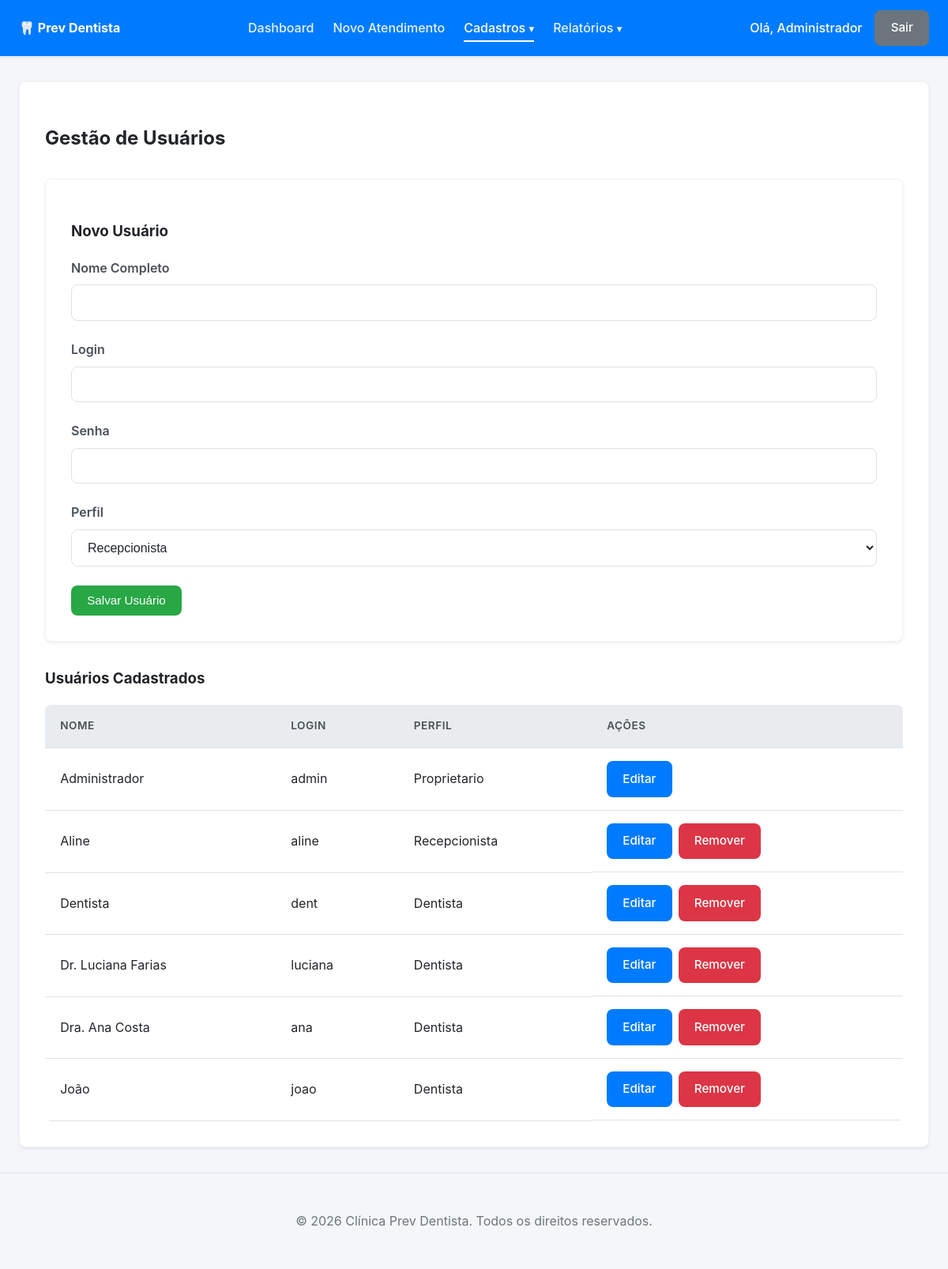
/usuarios.php (signed in), run on the app's committed database.
### tables this page shows
CREATE TABLE IF NOT EXISTS `usuarios` (
  `id` int NOT NULL AUTO_INCREMENT,
  `nome` varchar(100) NOT NULL,
  `login` varchar(50) NOT NULL,
  `senha` varchar(255) NOT NULL,
  `perfil` enum('proprietario','recepcionista','dentista') NOT NULL,
  `criado_em` timestamp NULL DEFAULT CURRENT_TIMESTAMP,
  PRIMARY KEY (`id`),
  UNIQUE KEY `login` (`login`)
);

### usuarios.php (the view, shortened to what this page needs)
<?php
require_once 'config/database.php';
require_once 'views/header.php';
try {
    $stmt = $pdo->query("SELECT id, nome, login, perfil FROM usuarios ORDER BY nome ASC");
    $usuarios = $stmt->fetchAll();
} catch (Exception $e) {
    echo "<p class='error'>Erro ao buscar usuários: " . $e->getMessage() . "</p>";
    $usuarios = [];
}
?>
<div class="card">
    <h2>Gestão de Usuários</h2>
    <div class="card" style="margin-top: 2rem;">
        <h3>Novo Usuário</h3>
        <form action="<?= BASE_URL ?>actions/salvar_usuario.php" method="POST">
            <div class="form-group">
                <label for="nome">Nome Completo</label>
                <input type="text" name="nome" id="nome" required>
            </div>
            <div class="form-group">
                <label for="login">Login</label>
                <input type="text" name="login" id="login" required>
            </div>
            <div class="form-group">
                <label for="senha">Senha</label>
                <input type="password" name="senha" id="senha" required>
            </div>
            <div class="form-group">
                <label for="perfil">Perfil</label>
                <select name="perfil" id="perfil" required>
                    <option value="recepcionista">Recepcionista</option>
                </select>
            </div>
            <button type="submit" class="btn btn-success">Salvar Usuário</button>
        </form>
    </div>
    <h3 style="margin-top: 2rem;">Usuários Cadastrados</h3>
    <table>
        <thead>
            <tr>
                <th>Nome</th>
                <th>Login</th>
                <th>Perfil</th>
                <th>Ações</th>
            </tr>
        </thead>
        <tbody>
            <?php if (count($usuarios) > 0): ?>
                <?php foreach ($usuarios as $usuario): ?>
                    <tr>
                        <td><?= htmlspecialchars($usuario['nome']) ?></td>
                        <td><?= htmlspecialchars($usuario['login']) ?></td>
                        <td><?= ucfirst($usuario['perfil']) ?></td>
                        <td style="display: flex; gap: 0.5rem;">
                            <a href="editar_usuario.php?id=<?= $usuario['id'] ?>" class="btn btn-primary">Editar</a>
                            <?php if ($usuario['id'] !== $_SESSION['usuario_id']):  ?>
                                <a href="<?= BASE_URL ?>actions/excluir_usuario.php?id=<?= $usuario['id'] ?>" class="btn btn-danger" onclick="return confirm('Você realmente deseja remover esse dentista?');">Remover</a>
                            <?php endif; ?>
                        </td>
                    </tr>
                <?php endforeach; ?>
            <?php else: ?>
                <tr>
                    <td colspan="4" style="text-align: center;">Nenhum usuário registrado.</td>
                </tr>
            <?php endif; ?>
        </tbody>
    </table>
</div>
<?php require_once 'views/footer.php'; ?>

### assets/css/style.css (style rules this page uses)
:root { --primary-color: #007bff; --primary-dark: #0056b3; --secondary-color: #6c757d; --success-color: #28a745; --danger-color: #dc3545; --warning-color: #ffc107; --info-color: #17a2b8; --background-color: #f4f6f9; --card-bg: #ffffff; --text-color: #212529; --text-muted: #6c757d; --border-color: #dee2e6; --navbar-bg: #ffffff; --shadow-sm: 0 0.125rem 0.25rem rgba(0, 0, 0, 0.075); --shadow-md: 0 0.5rem 1rem rgba(0, 0, 0, 0.15); --border-radius: 0.5rem; }
body { font-family: -apple-system, BlinkMacSystemFont, "Segoe UI", Roboto, "Helvetica Neue", Arial, sans-serif; background-color: var(--background-color); color: var(--text-color); margin: 0; padding: 0; line-height: 1.6; }
.btn { padding: 0.6rem 1.2rem; border: 1px solid transparent; border-radius: var(--border-radius); cursor: pointer; font-size: 0.95rem; font-weight: 500; text-decoration: none; display: inline-block; transition: all 0.2s; text-align: center; }
.btn-primary { background-color: var(--primary-color); color: white; }
.btn-success { background-color: var(--success-color); color: white; }
.btn-danger { background-color: var(--danger-color); color: white; }
.card { background-color: var(--card-bg); border-radius: var(--border-radius); box-shadow: var(--shadow-sm); padding: 2rem; margin-bottom: 2rem; border: 1px solid rgba(0,0,0,0.05); transition: box-shadow 0.3s ease; }
.form-group { margin-bottom: 1.5rem; }
label { display: block; margin-bottom: 0.5rem; font-weight: 600; color: #495057; }
input[type="text"], input[type="number"], input[type="password"], input[type="date"], input[type="month"], select, textarea { width: 100%; padding: 0.8rem 1rem; border: 1px solid var(--border-color); border-radius: var(--border-radius); box-sizing: border-box; font-size: 1rem; transition: border-color 0.2s, box-shadow 0.2s; background-color: #fff; color: var(--text-color); }
table { width: 100%; border-collapse: collapse; margin-top: 1rem; background-color: #fff; border-radius: var(--border-radius); overflow: hidden; }
th, td { padding: 1rem 1.2rem; text-align: left; border-bottom: 1px solid var(--border-color); }
thead th { background-color: #e9ecef; font-weight: 600; color: #495057; text-transform: uppercase; font-size: 0.85rem; letter-spacing: 0.5px; }

### data on the page
usuarios: nome "Administrador", login "admin", perfil "Proprietario"
usuarios: nome "Aline", login "aline", perfil "Recepcionista"
usuarios: nome "Dentista", login "dent", perfil "Dentista"
usuarios: nome "Dr. Luciana Farias", login "luciana", perfil "Dentista"
usuarios: nome "Dra. Ana Costa", login "ana", perfil "Dentista"
usuarios: nome "João", login "joao", perfil "Dentista"

### other printed values
$_SESSION['usuario_nome'] "Administrador"
